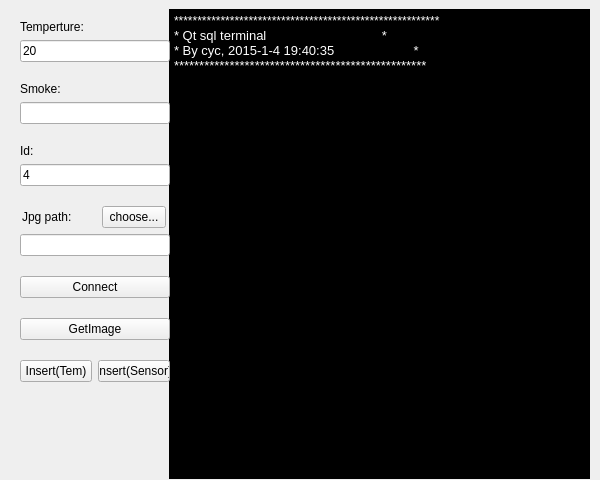
<?xml version="1.0" encoding="UTF-8"?>
<ui version="4.0">
 <class>MainWindow</class>
 <widget class="QMainWindow" name="MainWindow">
  <property name="geometry">
   <rect>
    <x>0</x>
    <y>0</y>
    <width>600</width>
    <height>480</height>
   </rect>
  </property>
  <property name="minimumSize">
   <size>
    <width>480</width>
    <height>480</height>
   </size>
  </property>
  <property name="maximumSize">
   <size>
    <width>600</width>
    <height>480</height>
   </size>
  </property>
  <property name="windowTitle">
   <string>MainWindow</string>
  </property>
  <widget class="QWidget" name="centralWidget">
   <property name="styleSheet">
    <string notr="true"/>
   </property>
   <widget class="QTextEdit" name="textEdit">
    <property name="geometry">
     <rect>
      <x>169</x>
      <y>9</y>
      <width>421</width>
      <height>470</height>
     </rect>
    </property>
    <property name="minimumSize">
     <size>
      <width>0</width>
      <height>0</height>
     </size>
    </property>
    <property name="styleSheet">
     <string notr="true">background-color: rgb(0, 0, 0);
font: 9pt &quot;Courier New&quot;;
color: rgb(255, 255, 255);</string>
    </property>
    <property name="html">
     <string>&lt;!DOCTYPE HTML PUBLIC &quot;-//W3C//DTD HTML 4.0//EN&quot; &quot;http://www.w3.org/TR/REC-html40/strict.dtd&quot;&gt;
&lt;html&gt;&lt;head&gt;&lt;meta name=&quot;qrichtext&quot; content=&quot;1&quot; /&gt;&lt;style type=&quot;text/css&quot;&gt;
p, li { white-space: pre-wrap; }
&lt;/style&gt;&lt;/head&gt;&lt;body style=&quot; font-family:'Courier New'; font-size:9pt; font-weight:400; font-style:normal;&quot;&gt;
&lt;p style=&quot; margin-top:0px; margin-bottom:0px; margin-left:0px; margin-right:0px; -qt-block-indent:0; text-indent:0px;&quot;&gt;*********************************************************&lt;/p&gt;
&lt;p style=&quot; margin-top:0px; margin-bottom:0px; margin-left:0px; margin-right:0px; -qt-block-indent:0; text-indent:0px;&quot;&gt;&lt;span style=&quot; font-size:10pt;&quot;&gt;* Qt sql terminal                                *&lt;/span&gt;&lt;/p&gt;
&lt;p style=&quot; margin-top:0px; margin-bottom:0px; margin-left:0px; margin-right:0px; -qt-block-indent:0; text-indent:0px;&quot;&gt;&lt;span style=&quot; font-size:10pt;&quot;&gt;* By cyc, 2015-1-4 19:40:35                      *&lt;/span&gt;&lt;/p&gt;
&lt;p style=&quot; margin-top:0px; margin-bottom:0px; margin-left:0px; margin-right:0px; -qt-block-indent:0; text-indent:0px;&quot;&gt;&lt;span style=&quot; font-size:10pt;&quot;&gt;**************************************************&lt;/span&gt;&lt;/p&gt;&lt;/body&gt;&lt;/html&gt;</string>
    </property>
   </widget>
   <widget class="QWidget" name="layoutWidget">
    <property name="geometry">
     <rect>
      <x>9</x>
      <y>9</y>
      <width>154</width>
      <height>366</height>
     </rect>
    </property>
    <layout class="QVBoxLayout" name="verticalLayout_5">
     <property name="spacing">
      <number>20</number>
     </property>
     <property name="sizeConstraint">
      <enum>QLayout::SetMinimumSize</enum>
     </property>
     <item>
      <layout class="QVBoxLayout" name="verticalLayout">
       <item>
        <widget class="QLabel" name="label">
         <property name="maximumSize">
          <size>
           <width>72</width>
           <height>16777215</height>
          </size>
         </property>
         <property name="text">
          <string>Temperture:</string>
         </property>
        </widget>
       </item>
       <item>
        <widget class="QLineEdit" name="lineEdit_tem">
         <property name="maximumSize">
          <size>
           <width>150</width>
           <height>16777215</height>
          </size>
         </property>
         <property name="text">
          <string>20</string>
         </property>
        </widget>
       </item>
      </layout>
     </item>
     <item>
      <layout class="QVBoxLayout" name="verticalLayout_3">
       <item>
        <widget class="QLabel" name="label_3">
         <property name="maximumSize">
          <size>
           <width>72</width>
           <height>16777215</height>
          </size>
         </property>
         <property name="text">
          <string>Smoke:</string>
         </property>
        </widget>
       </item>
       <item>
        <widget class="QLineEdit" name="lineEdit_smoke">
         <property name="maximumSize">
          <size>
           <width>150</width>
           <height>16777215</height>
          </size>
         </property>
        </widget>
       </item>
      </layout>
     </item>
     <item>
      <layout class="QVBoxLayout" name="verticalLayout_4">
       <item>
        <widget class="QLabel" name="label_4">
         <property name="maximumSize">
          <size>
           <width>72</width>
           <height>16777215</height>
          </size>
         </property>
         <property name="text">
          <string>Id:</string>
         </property>
        </widget>
       </item>
       <item>
        <widget class="QLineEdit" name="lineEdit_id">
         <property name="maximumSize">
          <size>
           <width>150</width>
           <height>16777215</height>
          </size>
         </property>
         <property name="text">
          <string>4</string>
         </property>
        </widget>
       </item>
      </layout>
     </item>
     <item>
      <layout class="QVBoxLayout" name="verticalLayout_2">
       <item>
        <layout class="QHBoxLayout" name="horizontalLayout_2">
         <item>
          <widget class="QLabel" name="label_2">
           <property name="maximumSize">
            <size>
             <width>72</width>
             <height>16777215</height>
            </size>
           </property>
           <property name="text">
            <string>Jpg path:</string>
           </property>
          </widget>
         </item>
         <item>
          <widget class="QPushButton" name="btn_choose">
           <property name="maximumSize">
            <size>
             <width>64</width>
             <height>16777215</height>
            </size>
           </property>
           <property name="text">
            <string>choose...</string>
           </property>
          </widget>
         </item>
        </layout>
       </item>
       <item>
        <widget class="QLineEdit" name="lineEdit_Jpg">
         <property name="maximumSize">
          <size>
           <width>150</width>
           <height>16777215</height>
          </size>
         </property>
        </widget>
       </item>
      </layout>
     </item>
     <item>
      <widget class="QPushButton" name="btn_conn">
       <property name="text">
        <string>Connect</string>
       </property>
      </widget>
     </item>
     <item>
      <widget class="QPushButton" name="btn_getImg">
       <property name="text">
        <string>GetImage</string>
       </property>
      </widget>
     </item>
     <item>
      <layout class="QHBoxLayout" name="horizontalLayout">
       <item>
        <widget class="QPushButton" name="btn_tem">
         <property name="maximumSize">
          <size>
           <width>72</width>
           <height>16777215</height>
          </size>
         </property>
         <property name="text">
          <string>Insert(Tem)</string>
         </property>
        </widget>
       </item>
       <item>
        <widget class="QPushButton" name="btn_sensor">
         <property name="maximumSize">
          <size>
           <width>72</width>
           <height>16777215</height>
          </size>
         </property>
         <property name="text">
          <string>Insert(Sensor)</string>
         </property>
        </widget>
       </item>
      </layout>
     </item>
    </layout>
   </widget>
  </widget>
 </widget>
 <layoutdefault spacing="6" margin="11"/>
 <resources/>
 <connections/>
</ui>
